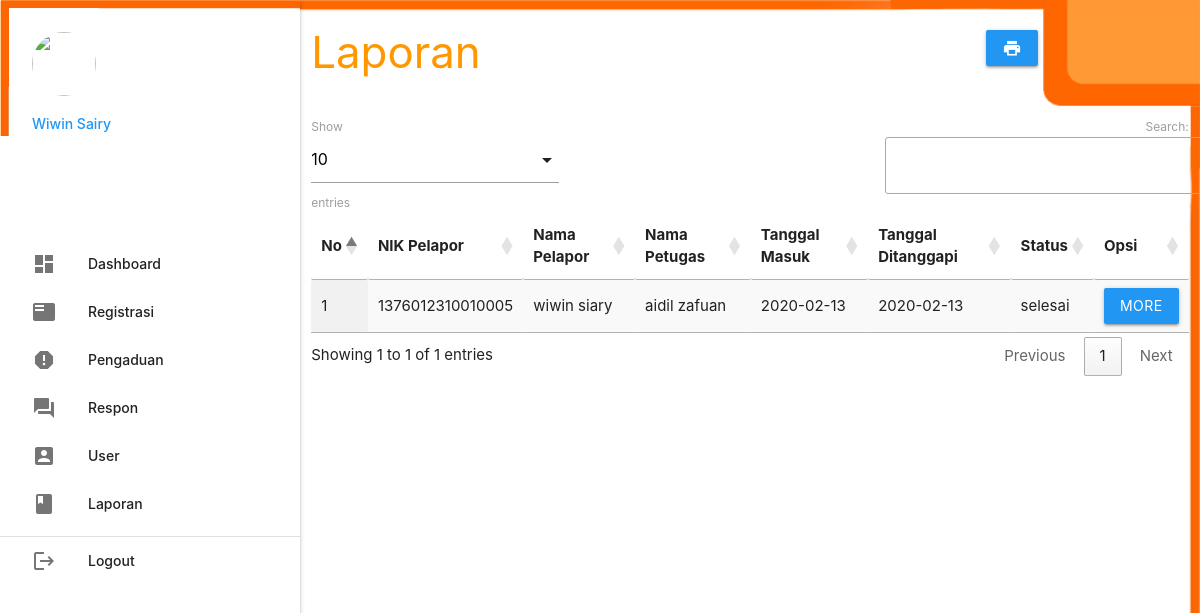
The page /admin/index.php?p=laporan (signed in) on the database its author committed.
### tables this page shows
CREATE TABLE `pengaduan` (
  `id_pengaduan` int(5) NOT NULL,
  `tgl_pengaduan` varchar(20) NOT NULL,
  `nik` varchar(16) NOT NULL,
  `isi_laporan` text NOT NULL,
  `foto` varchar(255) NOT NULL,
  `status` enum('proses','selesai') NOT NULL
);

CREATE TABLE `masyarakat` (
  `nik` varchar(16) NOT NULL,
  `nama` varchar(35) NOT NULL,
  `username` varchar(25) NOT NULL,
  `password` varchar(255) NOT NULL,
  `telp` varchar(13) NOT NULL
);

CREATE TABLE `petugas` (
  `id_petugas` int(5) NOT NULL,
  `nama_petugas` varchar(30) NOT NULL,
  `username` varchar(30) NOT NULL,
  `password` varchar(255) NOT NULL,
  `telp_petugas` varchar(13) NOT NULL,
  `level` enum('admin','petugas') NOT NULL
);

CREATE TABLE `tanggapan` (
  `id_tanggapan` int(5) NOT NULL,
  `id_pengaduan` int(5) NOT NULL,
  `tgl_tanggapan` varchar(20) NOT NULL,
  `tanggapan` text NOT NULL,
  `id_petugas` int(5) NOT NULL
);

### admin/laporan.php (the view, shortened to what this page needs)
       <div class="row">
         <div class="col s12 m9">
           <h3 class="orange-text">Laporan</h3>
         </div>
         <div class="col s12 m3">
           <div class="section"></div>
           <a class="waves-effect waves-light btn blue" href="cetak.php"><i class="material-icons">print</i></a>
         </div>
       </div>
       <table id="example" class="display responsive-table" style="width:100%">
         <thead>
             <tr>
			<th>No</th>
			<th>NIK Pelapor</th>
			<th>Nama Pelapor</th>
			<th>Nama Petugas</th>
			<th>Tanggal Masuk</th>
			<th>Tanggal Ditanggapi</th>
			<th>Status</th>
			<th>Opsi</th>
             </tr>
         </thead>
         <tbody>
<?php
	$no=1;
	$query = mysqli_query($koneksi,"SELECT * FROM pengaduan INNER JOIN masyarakat ON pengaduan.nik=masyarakat.nik INNER JOIN tanggapan ON tanggapan.id_pengaduan=pengaduan.id_pengaduan INNER JOIN petugas ON tanggapan.id_petugas=petugas.id_petugas ORDER BY tgl_pengaduan DESC");
	while ($r=mysqli_fetch_assoc($query)) { ?>
	<tr>
		<td><?php echo $no++; ?></td>
		<td><?php echo $r['nik']; ?></td>
		<td><?php echo $r['nama']; ?></td>
		<td><?php echo $r['nama_petugas']; ?></td>
		<td><?php echo $r['tgl_pengaduan']; ?></td>
		<td><?php echo $r['tgl_tanggapan']; ?></td>
		<td><?php echo $r['status']; ?></td>
		<td><a class="btn blue modal-trigger" href="#laporan?id_tanggapan=<?php echo $r['id_tanggapan'] ?>">More</a></td>
	</tr>
           <?php  }
            ?>
         </tbody>
       </table>

### rows shown on the page
pengaduan: masyarakat.nik "1376012310010005", masyarakat.nama "wiwin siary", petugas.nama_petugas "aidil zafuan", tgl_pengaduan "2020-02-13", tanggapan.tgl_tanggapan "2020-02-13", status "selesai"

### other values the page prints
$_SESSION['data']['nama_petugas'] "Wiwin Sairy"
